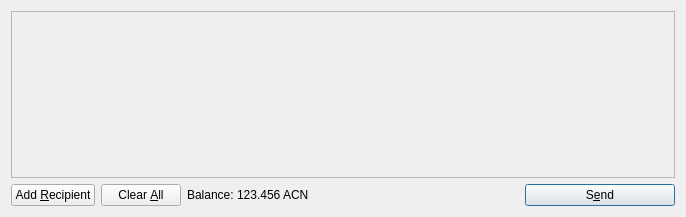
<?xml version="1.0" encoding="UTF-8"?>
<ui version="4.0">
 <class>SendCoinsDialog</class>
 <widget class="QDialog" name="SendCoinsDialog">
  <property name="geometry">
   <rect>
    <x>0</x>
    <y>0</y>
    <width>686</width>
    <height>217</height>
   </rect>
  </property>
  <property name="windowTitle">
   <string>Send Coins</string>
  </property>
  <layout class="QVBoxLayout" name="verticalLayout">
   <item>
    <widget class="QScrollArea" name="scrollArea">
     <property name="widgetResizable">
      <bool>true</bool>
     </property>
     <widget class="QWidget" name="scrollAreaWidgetContents">
      <property name="geometry">
       <rect>
        <x>0</x>
        <y>0</y>
        <width>666</width>
        <height>165</height>
       </rect>
      </property>
      <layout class="QVBoxLayout" name="verticalLayout_2">
       <property name="margin">
        <number>0</number>
       </property>
       <item>
        <layout class="QVBoxLayout" name="entries">
         <property name="spacing">
          <number>6</number>
         </property>
        </layout>
       </item>
       <item>
        <spacer name="verticalSpacer">
         <property name="orientation">
          <enum>Qt::Vertical</enum>
         </property>
         <property name="sizeHint" stdset="0">
          <size>
           <width>20</width>
           <height>40</height>
          </size>
         </property>
        </spacer>
       </item>
      </layout>
     </widget>
    </widget>
   </item>
   <item>
    <layout class="QHBoxLayout" name="horizontalLayout">
     <item>
      <widget class="QPushButton" name="addButton">
       <property name="toolTip">
        <string>Send to multiple recipients at once</string>
       </property>
       <property name="text">
        <string>Add &amp;Recipient</string>
       </property>
       <property name="icon">
        <iconset resource="../bitcoin.qrc">
         <normaloff>:/icons/add</normaloff>:/icons/add</iconset>
       </property>
       <property name="autoDefault">
        <bool>false</bool>
       </property>
      </widget>
     </item>
     <item>
      <widget class="QPushButton" name="clearButton">
       <property name="sizePolicy">
        <sizepolicy hsizetype="Minimum" vsizetype="Fixed">
         <horstretch>0</horstretch>
         <verstretch>0</verstretch>
        </sizepolicy>
       </property>
       <property name="toolTip">
        <string>Remove all transaction fields</string>
       </property>
       <property name="text">
        <string>Clear &amp;All</string>
       </property>
       <property name="icon">
        <iconset resource="../bitcoin.qrc">
         <normaloff>:/icons/remove</normaloff>:/icons/remove</iconset>
       </property>
       <property name="autoRepeatDelay">
        <number>300</number>
       </property>
       <property name="autoDefault">
        <bool>false</bool>
       </property>
      </widget>
     </item>
     <item>
      <layout class="QHBoxLayout" name="horizontalLayout_2">
       <property name="spacing">
        <number>3</number>
       </property>
       <item>
        <widget class="QLabel" name="label">
         <property name="text">
          <string>Balance:</string>
         </property>
        </widget>
       </item>
       <item>
        <widget class="QLabel" name="labelBalance">
         <property name="cursor">
          <cursorShape>IBeamCursor</cursorShape>
         </property>
         <property name="text">
          <string>123.456 ACN</string>
         </property>
         <property name="textInteractionFlags">
          <set>Qt::LinksAccessibleByMouse|Qt::TextSelectableByKeyboard|Qt::TextSelectableByMouse</set>
         </property>
        </widget>
       </item>
      </layout>
     </item>
     <item>
      <spacer name="horizontalSpacer">
       <property name="orientation">
        <enum>Qt::Horizontal</enum>
       </property>
       <property name="sizeHint" stdset="0">
        <size>
         <width>40</width>
         <height>20</height>
        </size>
       </property>
      </spacer>
     </item>
     <item>
      <widget class="QPushButton" name="sendButton">
       <property name="minimumSize">
        <size>
         <width>150</width>
         <height>0</height>
        </size>
       </property>
       <property name="toolTip">
        <string>Confirm the send action</string>
       </property>
       <property name="text">
        <string>S&amp;end</string>
       </property>
       <property name="icon">
        <iconset resource="../bitcoin.qrc">
         <normaloff>:/icons/send</normaloff>:/icons/send</iconset>
       </property>
       <property name="default">
        <bool>true</bool>
       </property>
      </widget>
     </item>
    </layout>
   </item>
  </layout>
 </widget>
 <resources>
  <include location="../bitcoin.qrc"/>
 </resources>
 <connections/>
</ui>
